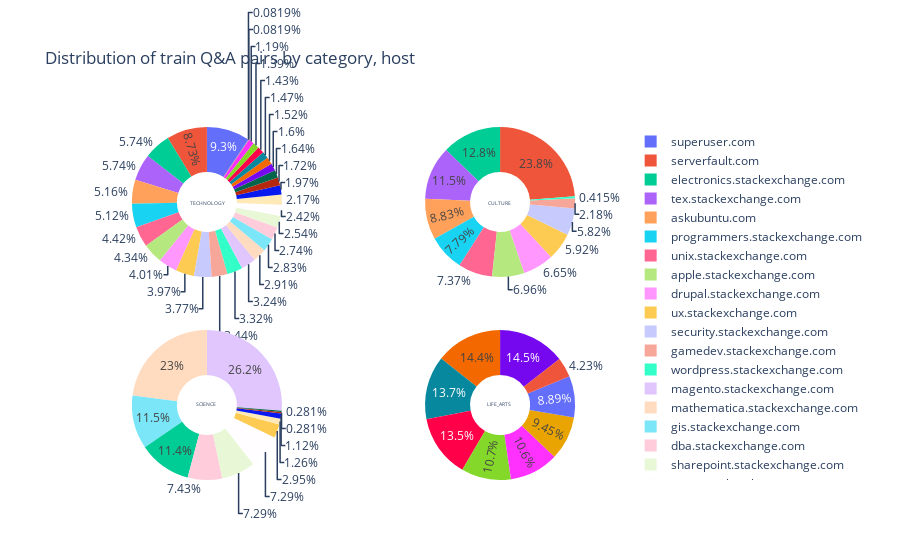

This figure's notebook cell:
### Code cell
fig = make_subplots(rows=2, cols=2, specs=[[{'type':'domain'}, {'type':'domain'}], [{'type':'domain'}, {'type':'domain'}]])
fig.add_trace(go.Pie(labels=train[train.category=='TECHNOLOGY'].host.value_counts().index, 
                     values=train[train.category=='TECHNOLOGY'].host.value_counts().values, name="TECHNOLOGY"),1, 1)
fig.add_trace(go.Pie(labels=train[train.category=='CULTURE'].host.value_counts().index, 
                     values=train[train.category=='CULTURE'].host.value_counts().values, name="CULTURE"),1, 2)
fig.add_trace(go.Pie(labels=train[train.category=='SCIENCE'].host.value_counts().index, 
                     values=train[train.category=='SCIENCE'].host.value_counts().values, name="SCIENCE"),2, 1)
fig.add_trace(go.Pie(labels=train[train.category=='LIFE_ARTS'].host.value_counts().index, 
                     values=train[train.category=='LIFE_ARTS'].host.value_counts().values, name="LIFE_ARTS"),2, 2)


# Use `hole` to create a donut-like pie chart
fig.update_traces(hole=.4, hoverinfo="label+percent+name")

fig.update_layout(
    title_text="Distribution of train Q&A pairs by category, host",
    # Add annotations in the center of the donut pies.
    annotations=[dict(text='TECHNOLOGY', x=0.19, y=0.8, font_size=5, showarrow=False),
                 dict(text='CULTURE', x=0.8, y=0.8, font_size=5, showarrow=False),
                 dict(text='SCIENCE', x=0.2, y=0.2, font_size=5, showarrow=False),
                 dict(text='LIFE_ARTS', x=0.8, y=0.2, font_size=5, showarrow=False)])
fig.show()
# stackoverflow category - only 1 host
# technology category - 31 hosts, superuser.com highest in technology with 9.3% Q&A pairs
# culture category - 12 hosts, english.stackexchange.com in culture highest with 23.8% Q&A pairs
# science category - 12 hosts, math.stackexchange.com highest in science with 26.2% Q&A pairs
# life arts category - 9 hosts, academia.stackexchange.com highest in life arts with 14.5% Q%A pairs

### Figure 1 — Plotly figure (JSON) as saved in the notebook; plotly's stock layout.template omitted (floating-point values rounded to 4 significant figures)
{"data": [{"domain": {"x": [0, 0.45], "y": [0.575, 1]}, "hole": 0.4, "hoverinfo": "label+percent+name", "labels": ["superuser.com", "serverfault.com", "electronics.stackexchange.com", "tex.stackexchange.com", "askubuntu.com", "programmers.stackexchange.com", "unix.stackexchange.com", "apple.stackexchange.com", "drupal.stackexchange.com", "ux.stackexchange.com", "security.stackexchange.com", "gamedev.stackexchange.com", "wordpress.stackexchange.com", "magento.stackexchange.com", "mathematica.stackexchange.com", "gis.stackexchange.com", "dba.stackexchange.com", "sharepoint.stackexchange.com", "meta.stackexchange.com", "webmasters.stackexchange.com", "salesforce.stackexchange.com", "blender.stackexchange.com", "webapps.stackexchange.com", "codereview.stackexchange.com", "raspberrypi.stackexchange.com", "android.stackexchange.com", "crypto.stackexchange.com", "expressionengine.stackexchange.com", "dsp.stackexchange.com", "meta.askubuntu.com", "meta.codereview.stackexchange.com"], "name": "TECHNOLOGY", "type": "pie", "values": [227, 213, 140, 140, 126, 125, 108, 106, 98, 97, 92, 84, 81, 79, 71, 69, 67, 62, 59, 53, 48, 42, 40, 39, 37, 36, 35, 34, 29, 2, 2]}, {"domain": {"x": [0.55, 1], "y": [0.575, 1]}, "hole": 0.4, "hoverinfo": "label+percent+name", "labels": ["english.stackexchange.com", "rpg.stackexchange.com", "gaming.stackexchange.com", "ell.stackexchange.com", "bicycles.stackexchange.com", "travel.stackexchange.com", "boardgames.stackexchange.com", "judaism.stackexchange.com", "mechanics.stackexchange.com", "christianity.stackexchange.com", "anime.stackexchange.com", "meta.christianity.stackexchange.com"], "name": "CULTURE", "type": "pie", "values": [229, 123, 111, 85, 75, 71, 67, 64, 57, 56, 21, 4]}, {"domain": {"x": [0, 0.45], "y": [0, 0.425]}, "hole": 0.4, "hoverinfo": "label+percent+name", "labels": ["math.stackexchange.com", "physics.stackexchange.com", "mathoverflow.net", "electronics.stackexchange.com", "biology.stackexchange.com", "chemistry.stackexchange.com", "stats.stackexchange.com", "mechanics.stackexchange.com", "cs.stackexchange.com", "softwarerecs.stackexchange.com", "robotics.stackexchange.com", "meta.math.stackexchange.com"], "name": "SCIENCE", "type": "pie", "values": [187, 164, 82, 81, 53, 52, 52, 21, 9, 8, 2, 2]}, {"domain": {"x": [0.55, 1], "y": [0, 0.425]}, "hole": 0.4, "hoverinfo": "label+percent+name", "labels": ["academia.stackexchange.com", "photo.stackexchange.com", "diy.stackexchange.com", "scifi.stackexchange.com", "graphicdesign.stackexchange.com", "money.stackexchange.com", "cooking.stackexchange.com", "music.stackexchange.com", "movies.stackexchange.com"], "name": "LIFE_ARTS", "type": "pie", "values": [103, 102, 97, 96, 76, 75, 67, 63, 30]}], "layout": {"annotations": [{"font": {"size": 5}, "showarrow": false, "text": "TECHNOLOGY", "x": 0.19, "y": 0.8}, {"font": {"size": 5}, "showarrow": false, "text": "CULTURE", "x": 0.8, "y": 0.8}, {"font": {"size": 5}, "showarrow": false, "text": "SCIENCE", "x": 0.2, "y": 0.2}, {"font": {"size": 5}, "showarrow": false, "text": "LIFE_ARTS", "x": 0.8, "y": 0.2}], "title": {"text": "Distribution of train Q&A pairs by category, host"}}}
